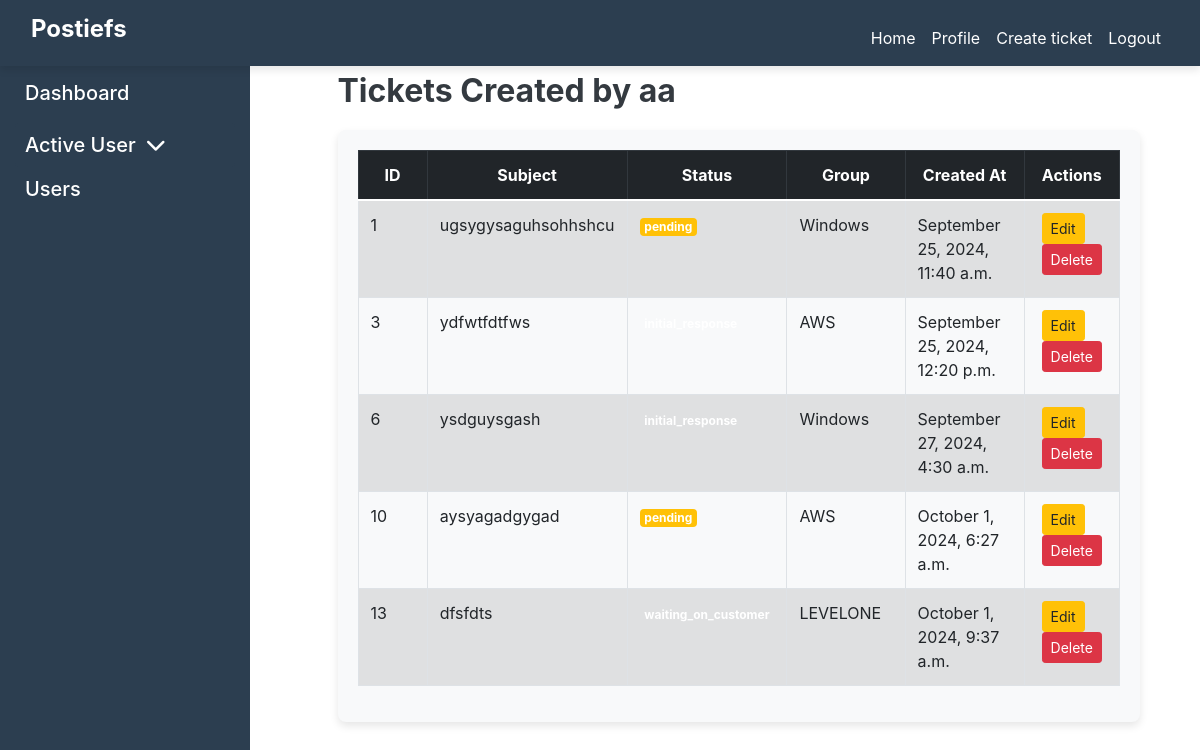
Screenshot of /user_tickets/31/ (signed in) with the database file from the repository.
### employee/models.py (models this page shows, shortened)
class Ticket(models.Model):
    subject = models.CharField(max_length=300)
    status = models.CharField(max_length=50, choices=[
        ('pending', 'Pending'),
        ('resolved', 'Resolved'),
        ('closed', 'Closed'),
        ('waiting_on_customer', 'Waiting on Customer'),
        ('initial_response', 'Initial Response'),
    ])
    group = models.CharField(max_length=100,choices=[
        ('Linux', 'Linux'),
        ('Windows', 'Windows/Azure'),
        ('AWS', 'Network/AWS'),
        ('LEVELONE', 'Level One'),
        ('OCI', 'OCI'),
    ])
    created_by = models.ForeignKey(User, on_delete=models.CASCADE)
    created_at = models.DateTimeField(auto_now_add=True)

### employee/views.py (the view)
# urls.py: path('user_tickets/<int:user_id>/',views.user_tickets,name='user_tickets'),
@login_required
def user_tickets(request, user_id):
    user = get_object_or_404(User, id=user_id)
    tickets = Ticket.objects.filter(created_by=user)
    return render(request, 'view_tickets.html', {'user': user, 'tickets': tickets})

### templates/view_tickets.html (shortened to what this page needs)
{% extends 'base.html' %}
{% block content %}
<div class="container-fluid mt-5">
    <div class="row">
        <div class="col-md-3">
            {% include 'sidebar.html' %}
        </div>
<div class="col-md-9">
    <h2 class="ticket-title">Tickets Created by {{ user.username }}</h2>
    {% if tickets %}
    <div class="table-container">
        <div class="table-responsive">
            <table class="table table-striped table-bordered">
                <thead class="thead-dark">
                    <tr>
                        <th>ID</th>
                        <th>Subject</th>
                        <th>Status</th>
                        <th>Group</th>
                        <th>Created At</th>
                        <th>Actions</th>
                    </tr>
                </thead>
                <tbody>
                    {% for ticket in tickets %}
                    <tr>
                        <td>{{ ticket.id }}</td>
                        <td>{{ ticket.subject }}</td>
                        <td>
                            <span class="badge badge-status badge-{{ ticket.status|lower }}">{{ ticket.status }}</span>
                        </td>
                        <td>{{ ticket.group }}</td>
                        <td>{{ ticket.created_at|date:"F j, Y, g:i a" }}</td>
                        <td>
                            {% if request.user.is_superuser or request.user == ticket.created_by %}
                            <a href="{% url 'edit_ticket' ticket.id %}" class="btn btn-warning btn-action btn-sm">Edit</a>
                            <a href="{% url 'delete_ticket' ticket.id %}" class="btn btn-danger btn-action btn-sm">Delete</a>
                            {% endif %}
                        </td>
                    </tr>
                    {% endfor %}
                </tbody>
            </table>
        </div>
    </div>
    {% else %}
        <p>No tickets have been created by this user.</p>
    {% endif %}
</div>
    </div>
</div>
{% endblock %}

### static/css/custom.css (style rules this page uses)
body { overflow-x: hidden; }
.container-fluid { padding-left: 0; padding-right: 0; }
.table th { width: 20%; }

### templates/view_tickets.html (style rules this page uses)
.ticket-title { margin-bottom: 20px; color: #343a40; font-weight: bold; }
.table-container { background-color: #f8f9fa; border-radius: 8px; padding: 20px; box-shadow: 0 4px 8px rgba(0, 0, 0, 0.1); }
.table th { background-color: #007bff; color: white; text-align: center; }
.table td { vertical-align: middle; }
.badge-status { padding: 5px 10px; border-radius: 12px; color: white; }
.badge-pending { background-color: #ffc107; }
.btn-action { transition: background-color 0.3s, transform 0.3s; margin: 0 5px; }

### templates/sidebar.html (style rules this page uses)
body { overflow-x: hidden; }

### rows the page displays
Ticket: id "1", subject "ugsygysaguhsohhshcu", status "pending", group "Windows", created_at "September 25, 2024, 11:40 a.m.", shows "Edit"
Ticket: id "3", subject "ydfwtfdtfws", group "AWS", created_at "September 25, 2024, 12:20 p.m.", shows "Edit"
Ticket: id "6", subject "ysdguysgash", status "initial_response", group "Windows", created_at "September 27, 2024, 4:30 a.m.", shows "Edit"
Ticket: id "10", subject "aysyagadgygad", status "pending", group "AWS", created_at "October 1, 2024, 6:27 a.m.", shows "Edit"
Ticket: id "13", subject "dfsfdts", status "waiting_on_customer", group "LEVELONE", created_at "October 1, 2024, 9:37 a.m.", shows "Edit"

### other values shown
{{ user.username }} "aa"
